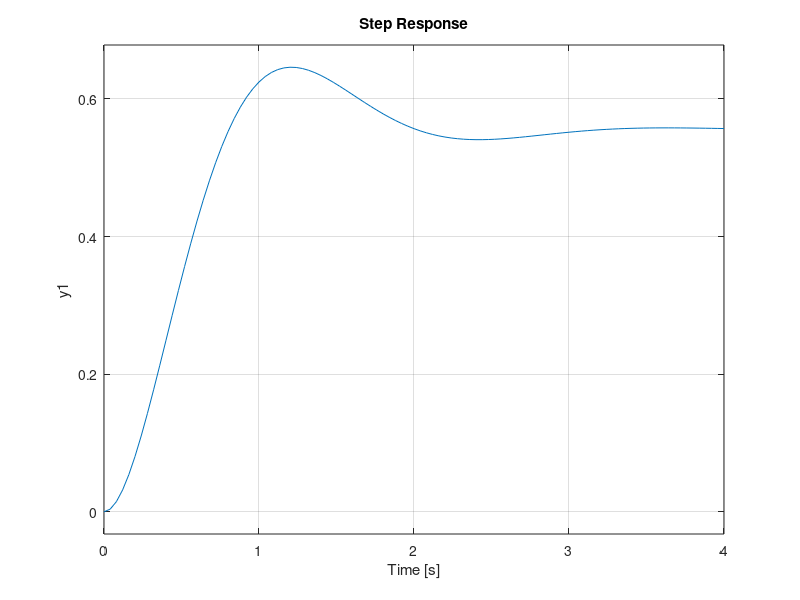

Here is the MATLAB script that generated this plot: (Note: this script raises an error after producing the figure.)
clc
clear all
close all
%Definicion de transf func tf
num = [5];
den = [1 3 9];
Gs = tf(num,den)
%respuesta al paso
step(Gs)
grid on
%parametros del sistema
K_ = Gs.Numerator{1,1}(3) / Gs.Denominator{1,1}(3)
Wn = sqrt(Gs.Denominator{1,1}(3))
z = Gs.Denominator{1,1}(2)/(2*Wn)
%mas parametros
sigma = z*Wn
Wd = Wn*sqrt(1-z^2)
Tao = 1/sigma
Tn = 2*pi/Wn
%definicion de respuesta
tp = pi/Wd
Mp = exp(-sigma*pi/Wd)
ts2 = 4*Tao